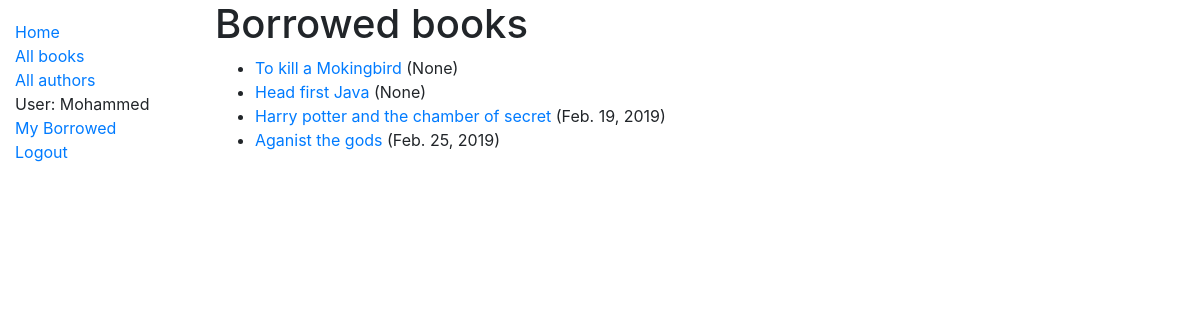
/catalog/borrowed_books/ (signed in), run on the app's committed database.
### catalog/models.py (models this page shows, shortened)
class BookInstance(models.Model):
    id = models.UUIDField(primary_key=True, default=uuid.uuid4, help_text='Unique ID for this particular book across whole library')
    book = models.ForeignKey('Book', on_delete=models.SET_NULL, null=True)
    imprint = models.CharField(max_length=200)
    due_back = models.DateField(null=True, blank=True)
    borrower = models.ForeignKey(User, on_delete=models.SET_NULL, null=True, blank=True)
    LOAN_STATUS = (
        ('m', 'Maintenance'),
        ('o', 'On loan'),
        ('a', 'Available'),
        ('r', 'Reserved'),
    )
    status = models.CharField(
        max_length=1,
        choices=LOAN_STATUS,
        blank=True,
        default='m',
        help_text='Book availability',
    )
    class Meta:
        ordering = ['due_back']
        permissions = (("can_mark_returned", "Set book as returned"),)

class Book(models.Model):
    title = models.CharField(max_length=200)
    author = models.ForeignKey('Author', on_delete=models.SET_NULL, null=True)
    summary = models.TextField(max_length=1000, help_text='Enter a brief description of the book')
    isbn = models.CharField('ISBN', max_length=13,
                            help_text='13 Character <a href="https://www.isbn-international.org/content/what-isbn">ISBN number</a>')
    genre = models.ManyToManyField(Genre, help_text='Select a genre for this book')

### catalog/views.py (the view)
# urls.py: path('borrowed_books/', views.BorrowedBooksByUserListView.as_view(),name='borrowed-books')
class BorrowedBooksByUserListView(LoginRequiredMixin, generic.ListView):
    model = BookInstance
    template_name = 'catalog/bookinstance_list_allborrowed.html'
    permission_required = 'catalog.can_mark_returned'
    paginate_by = 10
    def get_queryset(self):
        return BookInstance.objects.filter(status__exact='o').order_by('due_back')

### catalog/templates/catalog/bookinstance_list_allborrowed.html (shortened to what this page needs)
<!DOCTYPE html>
<html lang="en">
<head>
</head>
<body>
{% extends "base_generic.html" %}
{% block content %}
    <h1>Borrowed books</h1>
    {% if bookinstance_list %}
    <ul>
      {% for bookinst in bookinstance_list %}
      <li class="{% if bookinst.i %}text-danger{% endif %}">
        <a href="{% url 'book-detail' bookinst.book.pk %}">{{bookinst.book.title}}</a> ({{ bookinst.due_back }})
      </li>
      {% endfor %}
    </ul>
    {% else %}
      <p>There are no books borrowed.</p>
    {% endif %}
{% endblock %}

### catalog/templates/base_generic.html (shortened to what this page needs)
<!DOCTYPE html>
<html>
<head>
  <link rel="stylesheet" href="https://stackpath.bootstrapcdn.com/bootstrap/4.1.3/css/bootstrap.min.css">
  {% load static %}
  <link rel="stylesheet" href="{% static 'css/styles.css' %}">
</head>
<body>
  <div class="container-fluid">
    <div class="row">
      <div class="col-sm-2">
      {% block sidebar %}
        <ul class="sidebar-nav">
          <li><a href="{% url 'index' %}">Home</a></li>
          <li><a href="{% url 'books' %}">All books</a></li>
          <li><a href="{% url 'authors' %}">All authors</a></li>
          {% if user.is_authenticated %}
     <li>User: {{ user.get_username }}</li>
          <li><a href="{% url 'my-borrowed' %}">My Borrowed</a></li>
     <li><a href="{% url 'logout'%}?next={{request.path}}">Logout</a></li>
   {% else %}
     <li><a href="{% url 'login'%}?next={{request.path}}">Login</a></li>
   {% endif %}
        </ul>
     {% endblock %}
      </div>
      <div class="col-sm-10 ">{% block content %}{% endblock %}
      </div>
    </div>
  </div>
</body>
</html>

### catalog/static/css/styles.css (style rules this page uses)
.sidebar-nav { margin-top: 20px; padding: 0; list-style: none; }

### data on the page
BookInstance: book "To kill a Mokingbird", due_back "None"
BookInstance: book "Head first Java", due_back "None"
BookInstance: book "Harry potter and the chamber of secret", due_back "Feb. 19, 2019"
BookInstance: book "Aganist the gods", due_back "Feb. 25, 2019"

### other printed values
{{ user.get_username }} "Mohammed"
